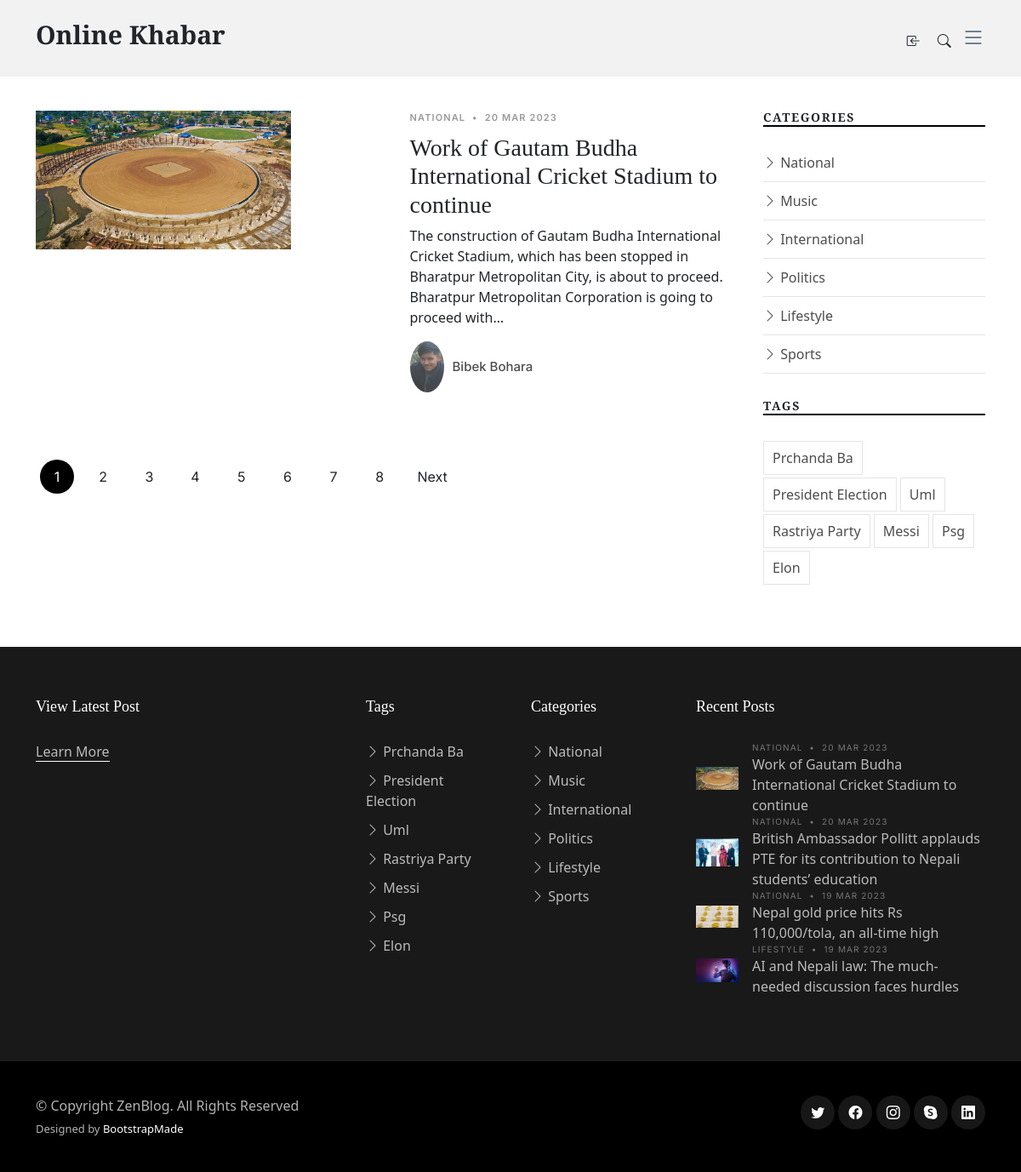
The app's page /post-catgtegory, older data.
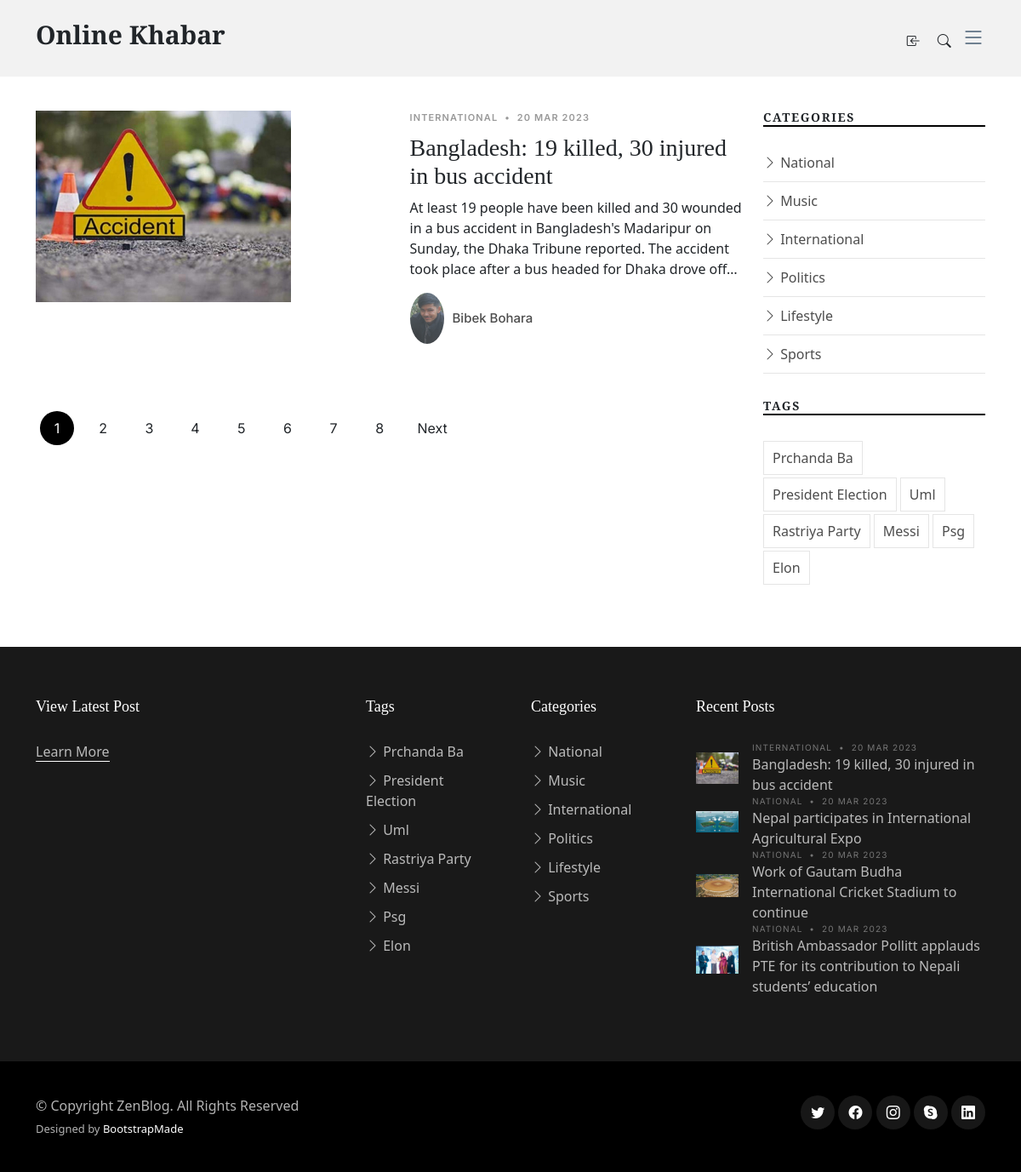
The same page, newer data.
### newspaper_blog/models.py (models this page shows, shortened)
class TimeStampModel(models.Model):
    created_at =models.DateTimeField(auto_now_add=True)
    updated_at=models.DateTimeField(auto_now=True)
    class  Meta:
        abstract = True

class Post(TimeStampModel):
    STATUS_CHOICES =[
        ("active", "Active"),
        ("in_active","Inactive"),
    ]
    title =models.CharField(max_length=250)
    content = models.TextField()
    featured_image = models.ImageField(upload_to="post_images/%Y/%m/%d", blank=False)
    author = models.ForeignKey("auth.User", on_delete=models.CASCADE)
    published_at = models.DateTimeField(null=True, blank=True)
    status = models.CharField(max_length=20, choices=STATUS_CHOICES, default=0)
    category = models.ForeignKey(Category, on_delete=models.CASCADE)
    tag = models.ManyToManyField(Tag)
    views_count=models.PositiveBigIntegerField(default=0)

class Category(TimeStampModel):
    name = models.CharField(max_length=20)

class Tag(TimeStampModel):
    name = models.CharField(max_length=20)

### newspaper_blog/views.py (the view)
class PostCategoryView(ListView):
    model = Post
    template_name = "zennews/category_post.html"
    context_object_name ="posts"
    queryset = Post.objects.filter(status="active", published_at__isnull=False).order_by("-published_at")[:8]
    paginate_by = 1
    def get_context_data(self,*args,**kwargs):
        context = super().get_context_data(*args, **kwargs)
        context["trending_posts"]=(
            Post.objects.filter(status="active", published_at__isnull=False)
            .order_by("-views_count")[:5]
        )
        context["latest_posts"]=Post.objects.filter(status="active", published_at__isnull=False).order_by("-published_at")[:5]
        context["popular_posts"]=Post.objects.filter(status="active", published_at__isnull=False).order_by("-tag")[:5]
        context["category_posts"]=Post.objects.filter(status="active", published_at__isnull=False).order_by("-published_at")
        context["footer_categories"]=Category.objects.all()[:6]
        context["recent_posts"]=Post.objects.filter(status="active", published_at__isnull=False).order_by("-published_at")[:4]
        return context

### newspaper_blog/navigation.py (called while the page is built)
def navigation(request):
    categories = Category.objects.all()
    tags = Tag.objects.all()[:7]
    top_categories = (
        Post.objects.values("category__pk", "category__name")
        .annotate(
            pk=F("category__pk"), name=F("category__name"),max_views=Sum("views_count")
        )
        .order_by("-max_views")
        .values("pk","name","max_views")
    )
    return{
        "categories":categories,
        "tags":tags,
        "top_categories":top_categories,
    }

### templates/zennews/category_post.html
{% extends 'zennews/base.html' %}
{% block content  %}
{% load static %}
<main id="main">
    <section>
      <div class="container">
        <div class="row">
          <div class="col-md-9" data-aos="fade-up">
            {% for post in posts %}
            <div class="d-md-flex post-entry-2 half">
                <a href="{% url 'post-detail' post.pk %}" class="me-4 thumbnail">
                    <img src="{{post.featured_image.url}}" alt="{{post.title}}" class="img-fluid" width="300px">
                </a>
              <div>
                <div class="post-meta"><span class="date">{{post.category.name}}</span> <span class="mx-1">&bullet;</span> <span>{{post.published_at|date:"j M Y "}}</span></div>
                <h3><a href="{% url 'post-detail' post.pk %}">{{ post.title}}</a></h3>
                <p>{{post.content|truncatechars:200}}</p>
                <div class="d-flex align-items-center author">
                  <div class="photo"><img src="{% static 'assets/img/photos.jpg'%}" alt="" class="img-fluid"></div>
                  <div class="name">
                      <h3 class="m-0 p-0">{{post.author.get_full_name}} </h3>
                    </div>
                </div>
            </div>
        </div>
        {% endfor %}
{% include "zennews/pagination.html" %}
    </div>
          <div class="col-md-3">
            {% include "zennews/detail/left/category.html" %}
            {% include "zennews/detail/left/tag.html" %}
          </div>
        </div>
      </div>
    </section>
  </main>
{% endblock content  %}

### templates/zennews/detail/left/category.html
<div class="aside-block">
    <h3 class="aside-title">Categories</h3>
    <ul class="aside-links list-unstyled">
      {% for category in categories %}
      <li><a href="{% url 'post-by-category' category.pk %}"><i class="bi bi-chevron-right"></i> {{category.name|title}}</a></li>
      {% endfor %}
    </ul>
  </div>

### templates/zennews/detail/left/tag.html
<div class="aside-block">
    <h3 class="aside-title">Tags</h3>
    <ul class="aside-tags list-unstyled">
      {% for tag  in tags %}
      <li><a href="{% url 'post-by-tag' tag.pk %}">{{tag.name|title}}</a></li>
      {% endfor %}
    </ul>
  </div>

### templates/zennews/footer/footer.html (shortened to what this page needs)
  <footer id="footer" class="footer">
    <div class="footer-content">
      <div class="container">
        <div class="row g-5">
          <div class="col-lg-4">
            <h3 class="footer-heading">View Latest Post</h3>
            <p><a href="{% url 'about' %}" class="footer-link-more">Learn More</a></p>
          </div>
          <div class="col-6 col-lg-2">
            <h3 class="footer-heading">Tags</h3>
            <ul class="footer-links list-unstyled">
              {% for tag  in tags %}
              <li><a href="category.html"><i class="bi bi-chevron-right"></i> {{tag.name|title}}</a></li>
              {% endfor %}
            </ul>
          </div>
          <div class="col-6 col-lg-2">
            <h3 class="footer-heading">Categories</h3>
            <ul class="footer-links list-unstyled">
              {% for footer_category in footer_categories %}
              <li><a href="{% url 'post-by-category' footer_category.pk %}"><i class="bi bi-chevron-right"></i> {{footer_category.name|title}}</a></li>
              {% endfor %}
            </ul>
          </div>
          <div class="col-lg-4">
            <h3 class="footer-heading">Recent Posts</h3>
            <ul class="footer-links footer-blog-entry list-unstyled">
              <li>
              {% for recent_post in recent_posts %}
              <a href="{% url 'post-detail' recent_post.pk%}" class="d-flex align-items-center">
                <img src="{{recent_post.featured_image.url}}" alt="{{recent_post.title}}" class="img-fluid me-3" width="300px">
                <div>
                  <div class="post-meta d-block"><span class="date">{{recent_post.category.name}}</span> <span class="mx-1">&bullet;</span> <span>{{recent_post.published_at|date:"j M Y"}}</span></div>
                  <span>{{recent_post.title}}</span>
                </div>
              </a>
              {% endfor %}
              </li>
            </ul>
          </div>
        </div>
      </div>
    </div>
    <div class="footer-legal">
      <div class="container">
        <div class="row justify-content-between">
          <div class="col-md-6 text-center text-md-start mb-3 mb-md-0">
            <div class="copyright">
              © Copyright <strong><span>ZenBlog</span></strong>. All Rights Reserved
            </div>
            <div class="credits">
              Designed by <a href="https://bootstrapmade.com/">BootstrapMade</a>
            </div>
          </div>
          <div class="col-md-6">
            <div class="social-links mb-3 mb-lg-0 text-center text-md-end">
              <a href="#" class="twitter"><i class="bi bi-twitter"></i></a>
              <a href="#" class="facebook"><i class="bi bi-facebook"></i></a>
              <a href="#" class="instagram"><i class="bi bi-instagram"></i></a>
              <a href="#" class="google-plus"><i class="bi bi-skype"></i></a>
              <a href="#" class="linkedin"><i class="bi bi-linkedin"></i></a>
            </div>
          </div>
        </div>
      </div>
    </div>
  </footer>

Row changes from the older to the newer data that the page shows:
no longer on this page (row unchanged): Post: featured_image (picture), category.name "NATIONAL", published_at "19 MAR 2023", title "Nepal gold price hits Rs 110,000/tola, an all-time high", shown under "Recent Posts"
no longer on one of the page's lists (row unchanged): Post: category.name "NATIONAL", published_at "20 MAR 2023", title "Work of Gautam Budha International Cricket Stadium to continue", content "The construction of Gautam Budha International Cricket Stadium, which has been stopped in Bharatpur Metropolitan City, is about to proceed. Bharatpur Metropolitan Corporation is going to proceed with…", author.get_full_name "Bibek Bohara"
no longer on this page (row unchanged): Post: featured_image (picture), category.name "LIFESTYLE", published_at "19 MAR 2023", title "AI and Nepali law: The much-needed discussion faces hurdles", shown under "Recent Posts"
added Post: featured_image (picture), category.name "INTERNATIONAL", published_at "20 MAR 2023", title "Bangladesh: 19 killed, 30 injured in bus accident", content "At least 19 people have been killed and 30 wounded in a bus accident in Bangladesh's Madaripur on Sunday, the Dhaka Tribune reported. The accident took place after a bus headed for Dhaka drove off…", author.get_full_name "Bibek Bohara"
added Post: featured_image (picture), category.name "NATIONAL", published_at "20 MAR 2023", title "Nepal participates in International Agricultural Expo", shown under "Recent Posts"
